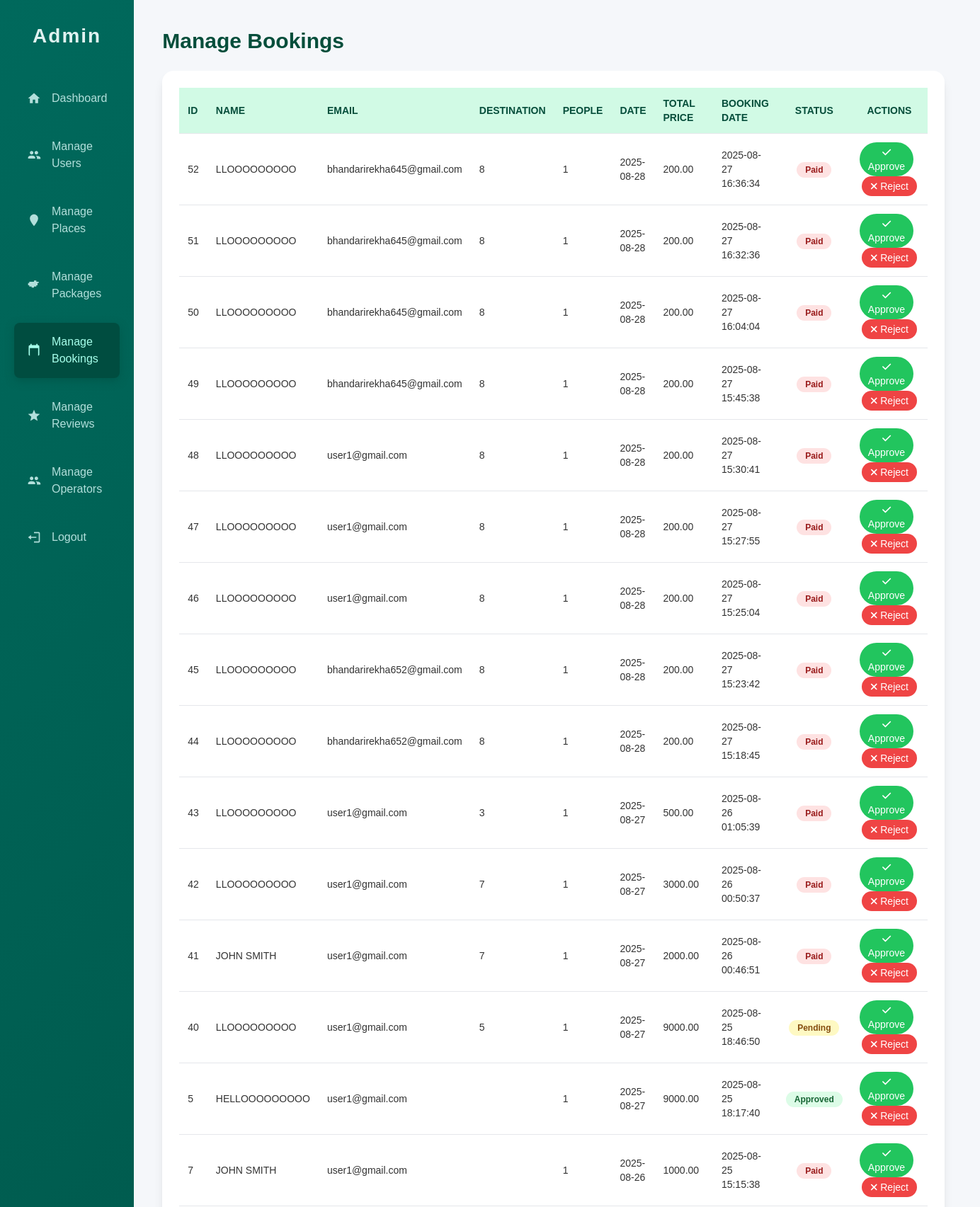
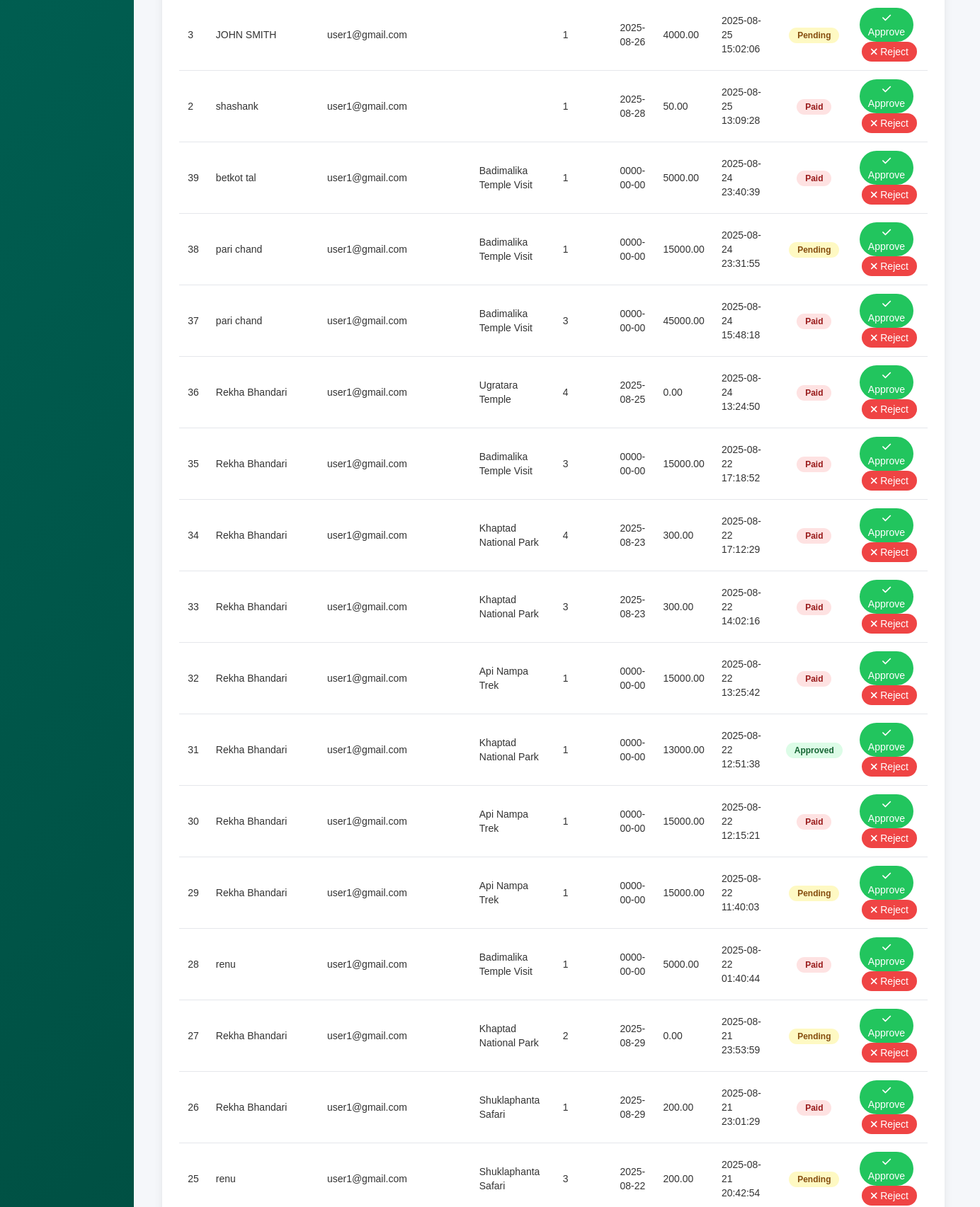
Screenshot of /admin/manage_bookings.php (signed in, upper part) with the database file from the repository (2 pictures, top to bottom).
### tables this page shows
CREATE TABLE `bookings` (
  `id` int(11) NOT NULL,
  `package_id` int(11) NOT NULL,
  `name` varchar(100) NOT NULL,
  `email` varchar(100) NOT NULL,
  `user_id` int(11) NOT NULL,
  `destination` varchar(100) NOT NULL,
  `date` date NOT NULL,
  `to_date` date DEFAULT NULL,
  `people` int(11) NOT NULL,
  `total_price` decimal(10,2) DEFAULT NULL,
  `booking_date` timestamp NOT NULL DEFAULT current_timestamp(),
  `status` varchar(20) DEFAULT 'Pending'
);

### admin/manage_bookings.php (the view, shortened to what this page needs)
<?php
$conn = dbConnect();
$result = $conn->query("SELECT * FROM bookings ORDER BY booking_date DESC");
?>
<!DOCTYPE html>
<html lang="en">
<head>
<link rel="stylesheet" href="/assets/css/dashboard.css"/>
<script src="https://cdn.tailwindcss.com"></script>
</head>
<body>
<div class="container">
  <nav class="sidebar" id="sidebar">
    <div class="logo">Admin</div>
    <div class="nav-links">
      <a href="#">
        <svg viewBox="0 0 24 24"><path d="M10 20v-6h4v6h5v-8h3L12 3 2 12h3v8z"/></svg>
        <span>Dashboard</span>
      </a>
      <a href="manage_users.php">
        <svg viewBox="0 0 24 24"><path d="M16 11c1.66 0 2.99-1.34 2.99-3S17.66 5 16 5s-3 1.34-3 3 1.34 3 3 3zm-8 0c1.66 0 2.99-1.34 2.99-3S9.66 5 8 5 5 6.34 5 8s1.34 3 3 3zm0 2c-2 0-6 1-6 3v2h12v-2c0-2-4-3-6-3zm8 0c-.29 0-.62.02-.97.05 1.16.84 1.97 2.06 1.97 3.45v2h6v-2c0-2-4-3-6-3z"/></svg>
        <span>Manage Users</span>
      </a>
      <a href="manage_places.php">
        <svg viewBox="0 0 24 24"><path d="M12 2C8.13 2 5 5.13 5 9c0 5.25 7 13 7 13s7-7.75 7-13c0-3.87-3.13-7-7-7z"/></svg>
        <span>Manage Places</span>
      </a>
      <a href="manage_packages.php">
        <svg viewBox="0 0 24 24"><path d="M20 8V6h-4V4h-4v2H4v2H2v4h2v2h4v2h4v-2h4v-2h2v-4h-2z"/></svg>
        <span>Manage Packages</span>
      </a>
      <a href="manage_bookings.php" class="active">
        <svg viewBox="0 0 24 24"><path d="M19 3h-1V1h-2v2H8V1H6v2H5a2 2 0 0 0-2 2v14a2 2 0 0 0 2 2h14a2 2 0 0 0 2-2V5a2 2 0 0 0-2-2zM5 21V8h14v13H5z"/></svg>
        <span>Manage Bookings</span>
      </a>
      <a href="adminmanage_reviews.php">
        <svg viewBox="0 0 24 24"><path d="M12 17.27L18.18 21 16.54 13.97 22 9.24l-7.19-.61L12 2 9.19 8.63 2 9.24l5.46 4.73L5.82 21z"/></svg>
        <span>Manage Reviews</span>
      </a>
      <a href="manage_touroperator.php">
        <svg viewBox="0 0 24 24">
          <path d="M16 11c1.66 0 2.99-1.34 2.99-3S17.66 5 16 5s-3 1.34-3 3 1.34 3 3 3zm-8 0c1.66 0 2.99-1.34 2.99-3S9.66 5 8 5 5 6.34 5 8s1.34 3 3 3zm0 2c-2 0-6 1-6 3v2h12v-2c0-2-4-3-6-3zm8 0c-.29 0-.62.02-.97.05 1.16.84 1.97 2.06 1.97 3.45v2h6v-2c0-2-4-3-6-3z"/>
        </svg>
        <span>Manage Operators</span>
      </a>
      <a href="../logout.php" onclick="return confirm('Are you sure you want to logout?')">
        <svg viewBox="0 0 24 24">
          <path d="M16 13v-2H7V8l-5 4 5 4v-3h9zM20 3h-8v2h8v14h-8v2h8c1.1 0 2-.9 2-2V5c0-1.1-.9-2-2-2z"/>
        </svg>
        <span>Logout</span>
      </a>
    </div>
  </nav>
  <main class="flex-1 p-10">
    <h2 class="text-3xl font-bold text-emerald-900 mb-6">Manage Bookings</h2>
    <div class="bg-white rounded-2xl shadow-lg p-6 overflow-x-auto">
      <table class="min-w-full text-left text-sm divide-y divide-gray-200">
        <thead class="bg-emerald-100 text-emerald-900 text-sm uppercase">
          <tr>
            <th class="p-3">ID</th>
            <th class="p-3">Name</th>
            <th class="p-3">Email</th>
            <th class="p-3">Destination</th>
            <th class="p-3">People</th>
            <th class="p-3">Date</th>
            <th class="p-3">Total Price</th>
            <th class="p-3">Booking Date</th>
            <th class="p-3 text-center">Status</th>
            <th class="p-3 text-center">Actions</th>
          </tr>
        </thead>
        <tbody class="bg-white divide-y divide-gray-200">
          <?php if ($result->num_rows > 0): ?>
            <?php while ($row = $result->fetch_assoc()): ?>
              <?php
                $status = $row['status'] ?? 'Pending';
                $statusColor = $status == 'Pending' ? 'yellow' : ($status == 'Approved' ? 'green' : 'red');
              ?>
              <tr class="hover:bg-gray-50 transition">
                <td class="p-3"><?= $row['id']; ?></td>
                <td class="p-3"><?= htmlspecialchars($row['name']); ?></td>
                <td class="p-3"><?= htmlspecialchars($row['email']); ?></td>
                <td class="p-3"><?= htmlspecialchars($row['destination']); ?></td>
                <td class="p-3"><?= $row['people']; ?></td>
                <td class="p-3"><?= $row['date']; ?></td>
                <td class="p-3"><?= $row['total_price'] !== null ? $row['total_price'] : 'N/A'; ?></td>
                <td class="p-3"><?= $row['booking_date']; ?></td>
                <td class="p-3 text-center">
                  <span class="bg-<?= $statusColor ?>-100 text-<?= $statusColor ?>-800 px-3 py-1 rounded-full text-xs font-semibold"><?= $status ?></span>
                </td>
                <td class="p-3 text-center">
                  <a href="<?php if($status == 'Approved') echo 'javascript:void(0)'; else echo 'approve_booking.php?id='.$row['id']; ?>"
                     onclick="<?php if($status == 'Approved') echo 'alert(\'Already Approved\'); return false;'; else echo 'return confirm(\'Are you sure you want to approve this booking?\');'; ?>"
                     class="inline-block bg-green-500 hover:bg-green-700 text-white px-3 py-1 rounded-full font-medium mr-2">
                     <i class="fas fa-check"></i> Approve
                  </a>
                  <a href="<?php if($status == 'Cancelled') echo 'javascript:void(0)'; else echo 'cancel_booking.php?id='.$row['id']; ?>"
                     onclick="<?php if($status == 'Cancelled') echo 'alert(\'Already Cancelled\'); return false;'; else echo 'return confirm(\'Are you sure you want to cancel this booking?\');'; ?>"
                     class="inline-block bg-red-500 hover:bg-red-700 text-white px-3 py-1 rounded-full font-medium">
                     <i class="fas fa-times"></i> Reject
                  </a>
                </td>
              </tr>
            <?php endwhile; ?>
          <?php else: ?>
            <tr>
              <td colspan="10" class="text-center py-4 text-gray-500">No bookings found</td>
            </tr>
          <?php endif; ?>
        </tbody>
      </table>
    </div>
  </main>
</div>
</body>
</html>

### assets/css/dashboard.css (style rules this page uses)
* { box-sizing: border-box; }
body { margin: 0; font-family: 'Poppins', sans-serif; background: #f5f7fa; color: #333; }
a { text-decoration: none; color: inherit; }
.container { display: flex; min-height: 100vh; }
.sidebar { background: linear-gradient(135deg, #00695c, #004d40); width: 260px; padding: 30px 20px; display: flex; flex-direction: column; color: #e0f2f1; transition: width 0.3s ease; }
.sidebar .logo { font-size: 28px; font-weight: 700; letter-spacing: 2px; margin-bottom: 40px; user-select: none; text-align: center; }
.nav-links { flex-grow: 1; }
.nav-links a { display: flex; align-items: center; padding: 15px 18px; border-radius: 8px; margin-bottom: 14px; font-weight: 500; color: #b2dfdb; transition: background-color 0.3s, color 0.3s; }
.nav-links a:hover, .nav-links a.active { background: #004d40; color: #a7ffeb; box-shadow: 0 4px 12px rgba(0, 77, 64, 0.5); }
.nav-links a svg { width: 20px; height: 20px; margin-right: 15px; fill: currentColor; flex-shrink: 0; transition: margin 0.3s; }

### rows the page displays
bookings: id "52", name "LLOOOOOOOOO", email "bhandarirekha645@gmail.com", destination "8", people "1", date "2025-08-28", total_price "200.00", booking_date "2025-08-27 16:36:34", status "Paid"
bookings: id "51", name "LLOOOOOOOOO", email "bhandarirekha645@gmail.com", destination "8", people "1", date "2025-08-28", total_price "200.00", booking_date "2025-08-27 16:32:36", status "Paid"
bookings: id "50", name "LLOOOOOOOOO", email "bhandarirekha645@gmail.com", destination "8", people "1", date "2025-08-28", total_price "200.00", booking_date "2025-08-27 16:04:04", status "Paid"
bookings: id "49", name "LLOOOOOOOOO", email "bhandarirekha645@gmail.com", destination "8", people "1", date "2025-08-28", total_price "200.00", booking_date "2025-08-27 15:45:38", status "Paid"
bookings: id "48", name "LLOOOOOOOOO", email "user1@gmail.com", destination "8", people "1", date "2025-08-28", total_price "200.00", booking_date "2025-08-27 15:30:41", status "Paid"
bookings: id "47", name "LLOOOOOOOOO", email "user1@gmail.com", destination "8", people "1", date "2025-08-28", total_price "200.00", booking_date "2025-08-27 15:27:55", status "Paid"
bookings: id "46", name "LLOOOOOOOOO", email "user1@gmail.com", destination "8", people "1", date "2025-08-28", total_price "200.00", booking_date "2025-08-27 15:25:04", status "Paid"
bookings: id "45", name "LLOOOOOOOOO", email "bhandarirekha652@gmail.com", destination "8", people "1", date "2025-08-28", total_price "200.00", booking_date "2025-08-27 15:23:42", status "Paid"
bookings: id "44", name "LLOOOOOOOOO", email "bhandarirekha652@gmail.com", destination "8", people "1", date "2025-08-28", total_price "200.00", booking_date "2025-08-27 15:18:45", status "Paid"
bookings: id "43", name "LLOOOOOOOOO", email "user1@gmail.com", destination "3", people "1", date "2025-08-27", total_price "500.00", booking_date "2025-08-26 01:05:39", status "Paid"
bookings: id "42", name "LLOOOOOOOOO", email "user1@gmail.com", destination "7", people "1", date "2025-08-27", total_price "3000.00", booking_date "2025-08-26 00:50:37", status "Paid"
bookings: id "41", name "JOHN SMITH", email "user1@gmail.com", destination "7", people "1", date "2025-08-27", total_price "2000.00", booking_date "2025-08-26 00:46:51", status "Paid"
bookings: id "40", name "LLOOOOOOOOO", email "user1@gmail.com", destination "5", people "1", date "2025-08-27", total_price "9000.00", booking_date "2025-08-25 18:46:50", status "Pending"
bookings: id "5", name "HELLOOOOOOOOO", email "user1@gmail.com", people "1", date "2025-08-27", total_price "9000.00", booking_date "2025-08-25 18:17:40", status "Approved"
bookings: id "7", name "JOHN SMITH", email "user1@gmail.com", people "1", date "2025-08-26", total_price "1000.00", booking_date "2025-08-25 15:15:38", status "Paid"
bookings: id "3", name "JOHN SMITH", email "user1@gmail.com", people "1", date "2025-08-26", total_price "4000.00", booking_date "2025-08-25 15:02:06", status "Pending"
bookings: id "2", name "shashank", email "user1@gmail.com", people "1", date "2025-08-28", total_price "50.00", booking_date "2025-08-25 13:09:28", status "Paid"
bookings: id "39", name "betkot tal", email "user1@gmail.com", destination "Badimalika Temple Visit", people "1", date "0000-00-00", total_price "5000.00", booking_date "2025-08-24 23:40:39", status "Paid"
bookings: id "38", name "pari chand", email "user1@gmail.com", destination "Badimalika Temple Visit", people "1", date "0000-00-00", total_price "15000.00", booking_date "2025-08-24 23:31:55", status "Pending"
bookings: id "37", name "pari chand", email "user1@gmail.com", destination "Badimalika Temple Visit", people "3", date "0000-00-00", total_price "45000.00", booking_date "2025-08-24 15:48:18", status "Paid"
bookings: id "36", name "Rekha Bhandari", email "user1@gmail.com", destination "Ugratara Temple", people "4", date "2025-08-25", total_price "0.00", booking_date "2025-08-24 13:24:50", status "Paid"
bookings: id "35", name "Rekha Bhandari", email "user1@gmail.com", destination "Badimalika Temple Visit", people "3", date "0000-00-00", total_price "15000.00", booking_date "2025-08-22 17:18:52", status "Paid"
bookings: id "34", name "Rekha Bhandari", email "user1@gmail.com", destination "Khaptad National Park", people "4", date "2025-08-23", total_price "300.00", booking_date "2025-08-22 17:12:29", status "Paid"
bookings: id "33", name "Rekha Bhandari", email "user1@gmail.com", destination "Khaptad National Park", people "3", date "2025-08-23", total_price "300.00", booking_date "2025-08-22 14:02:16", status "Paid"
bookings: id "32", name "Rekha Bhandari", email "user1@gmail.com", destination "Api Nampa Trek", people "1", date "0000-00-00", total_price "15000.00", booking_date "2025-08-22 13:25:42", status "Paid"
bookings: id "31", name "Rekha Bhandari", email "user1@gmail.com", destination "Khaptad National Park", people "1", date "0000-00-00", total_price "13000.00", booking_date "2025-08-22 12:51:38", status "Approved"
bookings: id "30", name "Rekha Bhandari", email "user1@gmail.com", destination "Api Nampa Trek", people "1", date "0000-00-00", total_price "15000.00", booking_date "2025-08-22 12:15:21", status "Paid"
bookings: id "29", name "Rekha Bhandari", email "user1@gmail.com", destination "Api Nampa Trek", people "1", date "0000-00-00", total_price "15000.00", booking_date "2025-08-22 11:40:03", status "Pending"
bookings: id "28", name "renu", email "user1@gmail.com", destination "Badimalika Temple Visit", people "1", date "0000-00-00", total_price "5000.00", booking_date "2025-08-22 01:40:44", status "Paid"
bookings: id "27", name "Rekha Bhandari", email "user1@gmail.com", destination "Khaptad National Park", people "2", date "2025-08-29", total_price "0.00", booking_date "2025-08-21 23:53:59", status "Pending"
bookings: id "26", name "Rekha Bhandari", email "user1@gmail.com", destination "Shuklaphanta Safari", people "1", date "2025-08-29", total_price "200.00", booking_date "2025-08-21 23:01:29", status "Paid"
bookings: id "25", name "renu", email "user1@gmail.com", destination "Shuklaphanta Safari", people "3", date "2025-08-22", total_price "200.00", booking_date "2025-08-21 20:42:54", status "Pending"
